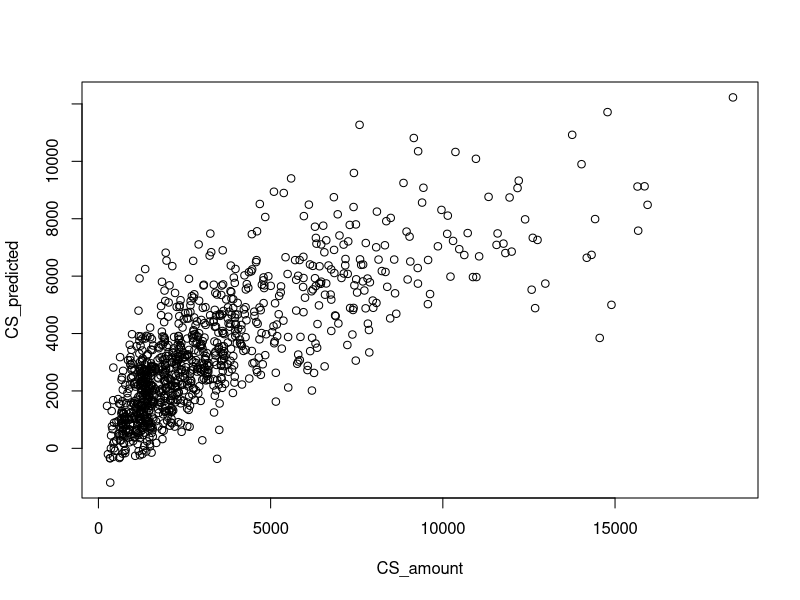

Recreate this plot in R.
if(!require('caret')) {
  install.packages('caret')
  library('caret')
}

data(GermanCredit)

set.seed(200)
trainIndex <- createDataPartition(GermanCredit$Amount, p = 0.85, list=FALSE)
train_data <- GermanCredit[trainIndex,]
test_data <- GermanCredit[-trainIndex,]

summary(model <- train(Amount ~ ., data=train_data, method="lm"))


predicted_creditscore <- data.frame(GermanCredit$Amount)
names(predicted_creditscore)[names(predicted_creditscore)=="GermanCredit.Amount"] <- "CS_amount"
predicted_creditscore['CS_predicted'] <- predict(model, newdata=GermanCredit)

plot(predicted_creditscore)

summary(lm(CS_predicted ~ ., data=predicted_creditscore))